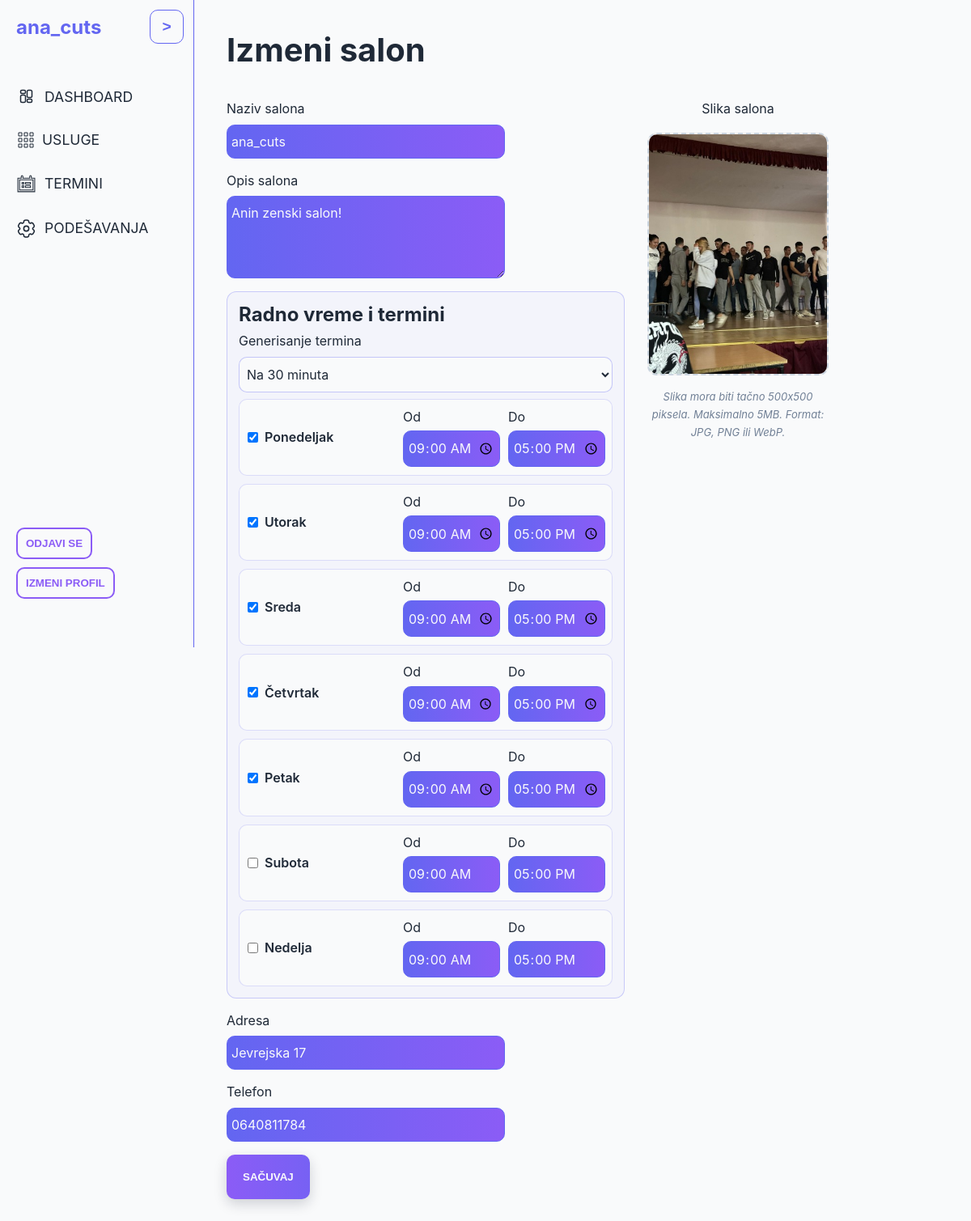
/salons/ana_cuts/edit_salon/ (signed in), run on the app's committed database.
### salons/models.py (models this page shows, shortened)
class Salon(models.Model):
    owner = models.OneToOneField(User, on_delete=models.CASCADE)
    name = models.CharField(max_length=50, unique=True)
    description = models.TextField(unique=True)
    image = models.ImageField(default='img/barber_default.jpg')
    address = models.CharField(max_length=200, unique=True)
    phone = models.CharField(max_length=20, unique=True, blank=True)
    created_at = models.DateTimeField(auto_now_add=True)
    is_approved = models.BooleanField(default=False)
    is_active = models.BooleanField(default=False)
    slot_interval_minutes = models.PositiveSmallIntegerField(
        choices=[(15, '15 minuta'), (30, '30 minuta'), (60, '60 minuta')],
        default=30
    )
    class Meta:
        verbose_name_plural = "Saloni"

class SalonWorkingHours(models.Model):
    DAYS = [
        ('ponedeljak', 'Ponedeljak'),
        ('utorak', 'Utorak'),
        ('sreda', 'Sreda'),
        ('cetvrtak', 'Četvrtak'),
        ('petak', 'Petak'),
        ('subota', 'Subota'),
        ('nedelja', 'Nedelja'),
    ]
    salon = models.ForeignKey(Salon, on_delete=models.CASCADE, related_name='working_hours')
    day = models.CharField(max_length=10 ,choices=DAYS)
    opening_time = models.TimeField()
    closing_time = models.TimeField()
    is_working = models.BooleanField(default=True)
    class Meta:
        unique_together = ['salon', 'day']
        verbose_name_plural = "Salon Working Hours"
        ordering = ['salon', 'day']

### salons/views.py (the view)
# urls.py: path('<str:salon_name>/edit_salon/', views.edit_salon, name='edit_salon'),
@require_barber_with_approved_salon
def edit_salon(request, salon_name):
    salon = get_object_or_404(Salon, name=salon_name)
    if not (request.user.is_superuser or request.user.is_staff):
        if salon.owner != request.user:
            return HttpResponseForbidden("Nemate dozvolu da menjate ovaj salon")
    initial_hours = _build_initial_working_hours(salon)
    if request.method == 'POST':
        form = SalonForm(request.POST, request.FILES, instance=salon)
        schedule_form = SalonScheduleForm(request.POST, initial_hours=initial_hours)
        if form.is_valid() and schedule_form.is_valid():
            try:
                previous_interval = salon.slot_interval_minutes
                previous_hours = {
                    item.day: (item.is_working, item.opening_time, item.closing_time)
                    for item in salon.working_hours.all()
                }
                salon = form.save(commit=False)
                salon.slot_interval_minutes = int(schedule_form.cleaned_data['slot_interval_minutes'])
                salon.save()
                upsert_working_hours(salon, schedule_form.get_hours_payload())
                interval_changed = previous_interval != salon.slot_interval_minutes
                interval_update_summary = None
                if interval_changed:
                    interval_update_summary = regenerate_future_slots_without_booked_days(salon)
                else:
                    for item in salon.working_hours.all():
                        previous = previous_hours.get(item.day)
                        current = (item.is_working, item.opening_time, item.closing_time)
                        if previous != current:
                            regenerate_future_slots_after_hours_change(salon, item.day)
                if interval_changed and interval_update_summary:
                    regenerated_days = interval_update_summary['regenerated_days']
                    skipped_days = interval_update_summary['skipped_days']
                    if skipped_days > 0:
                        messages.success(
                            request,
                            'Salon je ažuriran! Novi interval je primenjen samo na dane bez zakazanih termina '
                            f'({regenerated_days} dana ažurirano, {skipped_days} dana preskočeno).'
                        )
                    else:
                        messages.success(
                            request,
                            f'Salon je ažuriran! Novi interval je primenjen na svih {regenerated_days} dana.'
                        )
                else:
                    messages.success(
                        request,
                        'Salon je ažuriran! '
                    )
                return redirect('salons:edit_salon', salon_name=salon.name)
            except Exception as e:
                messages.error(request, f'Greška pri ažuriranju salona: {str(e)}')
        else:
            messages.error(request, 'Molimo vas ispravite greške ispod.')
    else:
        form = SalonForm(instance=salon)
        schedule_form = SalonScheduleForm(
            initial={'slot_interval_minutes': str(salon.slot_interval_minutes)},
            initial_hours=initial_hours
        )
    return render(request, 'salons/salon_form.html', {
        'form': form,
        'schedule_form': schedule_form,
        'schedule_rows': _build_schedule_rows(schedule_form),
        'salon': salon,
        'is_edit': True,
    })

### salons/forms.py (called while the page is built)
    def get_day_rows(self):
        rows = []
        for day_key, day_label in SalonWorkingHours.DAYS:
            rows.append({
                'key': day_key,
                'label': day_label,
                'is_working': self[f'{day_key}_is_working'],
                'opening_time': self[f'{day_key}_opening_time'],
                'closing_time': self[f'{day_key}_closing_time'],
            })
        return rows

### salons/utils.py (called while the page is built)
def get_default_working_hours_map():
    return {
        day: {
            'is_working': data['is_working'],
            'opening_time': data['opening'],
            'closing_time': data['closing'],
        }
        for day, data in DEFAULT_WORKING_HOURS.items()
    }

### salons/views.py (called while the page is built)
def _build_initial_working_hours(salon=None):
    initial_hours = get_default_working_hours_map()
    if not salon:
        return initial_hours
    existing_hours = SalonWorkingHours.objects.filter(salon=salon)
    for working_hour in existing_hours:
        initial_hours[working_hour.day] = {
            'is_working': working_hour.is_working,
            'opening_time': working_hour.opening_time,
            'closing_time': working_hour.closing_time,
        }
    return initial_hours

def _build_schedule_rows(schedule_form):
    return schedule_form.get_day_rows()

### salons/templates/salons/salon_form.html (shortened to what this page needs)
{% extends "salons/salons_base.html" %}
{% load static %}
{% block content %}
<main>
    <section class="salons-settings-section">
        <h1>{% if salon %}Izmeni salon{% else %}Kreiraj salon{% endif %}</h1>
        <form class="salon-form" method="POST" enctype="multipart/form-data">
            <div class="salon-form-group">
                <label for="{{ form.name.id_for_label }}">{{ form.name.label }}</label>
                {{ form.name }}
            </div>
            <div class="salon-form-group">
                <label for="{{ form.description.id_for_label }}">{{ form.description.label }}</label>
                {{ form.description }}
            </div>
            <div class="salon-form-group salon-form-schedule">
                <h3>Radno vreme i termini</h3>
                <div class="schedule-interval-row">
                    <label for="{{ schedule_form.slot_interval_minutes.id_for_label }}">{{ schedule_form.slot_interval_minutes.label }}</label>
                    {{ schedule_form.slot_interval_minutes }}
                </div>
                <div class="working-days-list">
                    {% for row in schedule_rows %}
                        <div class="working-day-row">
                            <label class="working-day-check">
                                {{ row.is_working }}
                                <span>{{ row.label }}</span>
                            </label>
                            <div class="working-day-times">
                                <div class="time-field-wrap">
                                    <label for="{{ row.opening_time.id_for_label }}">Od</label>
                                    {{ row.opening_time }}
                                </div>
                                <div class="time-field-wrap">
                                    <label for="{{ row.closing_time.id_for_label }}">Do</label>
                                    {{ row.closing_time }}
                                </div>
                            </div>
                        </div>
                    {% endfor %}
                </div>
            </div>
            <div class="salon-form-group salon-form-image">
                <label>{{ form.image.label }}</label>
                <div class="image-upload-container">
                    <div class="image-preview" id="image-preview">
                    </div>
                    <p class="image-help-text">
                        Slika mora biti tačno 500x500 piksela. Maksimalno 5MB. Format: JPG, PNG ili WebP.
                    </p>
                </div>
            </div>
            <div class="salon-form-group">
                <label for="{{ form.address.id_for_label }}">{{ form.address.label }}</label>
                {{ form.address }}
            </div>
            <div class="salon-form-group">
                <label for="{{ form.phone.id_for_label }}">{{ form.phone.label }}</label>
                {{ form.phone }}
            </div>
            <div class="salon-form-actions inline-div">
                <button type="submit" class="main-btn">Sačuvaj</button>
            </div>
        </form>
    </section>
</main>
{% endblock content %}

### salons/templates/salons/partials/salons_sidebar.html (shortened to what this page needs)
{% load static %}
<nav class="salons-sidebar" aria-label="Sidebar">
    <div class="sidebar-container">
        <div>
            <button class="sidebar-toggle" id="sidebarToggle" aria-label="Toggle sidebar" aria-expanded="true">
                <span class="sidebar-toggle-text" aria-hidden="true">&gt;</span>
            </button>
            <h3 class="sidebar-logo">{% if salon %}{{ salon.name }}{% else %}Novi salon{% endif %}</h3>
            <div>
                {% if salon %}
                <ul class="sidebar-links">
                    <li><a href="{% url 'salons:salon_dashboard' salon.name %}">
                        Dashboard
                    </a></li>
                    <li><a href="{% url 'salons:services_page' salon.name %}">
                        Usluge
                    </a></li>
                    <li><a href="{% url 'salons:appointments' salon.name %}">
                        Termini
                    </a></li>
                    <li><a href="{% url 'salons:edit_salon' salon.name %}">
                        Podešavanja
                    </a></li>
                </ul>
                {% endif %}
            </div>
        </div>
        <div class="sidebar-div">
            <form method="post" action="{% url 'logout' %}">
                <button class="sec-btn pad" id="logoutBtn" aria-label="Logout" type="submit">Odjavi se</button>
            </form>
            <button class="sec-btn pad" id="userEditBtn" type="button" data-url="{% url 'user_edit' %}">Izmeni profil</button>
        </div>
    </div>
</nav>

### static/css/main.css (style rules this page uses)
:root { --primary: #6366F1; --secondary: #8B5CF6; --accent: #F59E0B; --bg: #F9FAFB; --text: #1F2937; --todo: #374151; --progress: #78350F; --success: #10B981; --gradient90: linear-gradient(90deg, #6366F1, #8B5CF6); --gradient180: linear-gradient(180deg, #6366F1, #8B5CF6); --gradient270: linear-gradient(270deg, #6366F1, #8B5CF6); --gradient-delete: linear-gradient(135deg, #EF4444, #DC2626); }
* { box-sizing: border-box; margin: 0; padding: 0; }
html { scroll-behavior: smooth; }
body { font-family: 'Inter', sans-serif; font-size: 1rem; line-height: 1.4rem; color: var(--text); background-color: var(--bg); }
h1 { font-family: 'Inter', sans-serif; font-size: 2.5rem; line-height: 2.7rem; }
h3 { font-family: 'Inter', sans-serif; font-size: 1.5rem; line-height: 1.7rem; }
a { text-decoration: none; }
section { padding: 0 2vw; }
button { border: none; padding: 20px; border-radius: 10px; text-transform: uppercase; font-weight: 600; cursor: pointer; }
.main-btn { background-image: var(--gradient270); background-size: 200% 200%; background-position: 0% 50%; color: var(--bg); box-shadow: 0 6px 16px rgba(15, 23, 42, 0.18); transition: background-position 300ms ease, transform 300ms ease, box-shadow 300ms ease; }
.sec-btn { padding: 20px; border: 2px solid var(--secondary); background-color: transparent; color: var(--secondary); transition: all 300ms ease; }
.sec-btn.pad { padding: 10px; }
.inline-div { display: flex; align-items: center; gap: 20px; }
.form-control { padding: 10px 5px; border: 1px solid var(--primary); border-radius: 10px; background-image: var(--gradient90); color: var(--bg); font-size: 1rem; font-family: inherit; }

### data on the page
Salon: name "ana_cuts", description "Anin zenski salon!", address "Jevrejska 17", phone "0640811784"
SalonWorkingHours: label "Ponedeljak"
SalonWorkingHours: label "Utorak"
SalonWorkingHours: label "Sreda"
SalonWorkingHours: label "Petak"
SalonWorkingHours: label "Subota"
SalonWorkingHours: label "Nedelja"

### other printed values
{{ schedule_form.slot_interval_minutes.label }} "Generisanje termina"
{{ row.label }} "Četvrtak"
